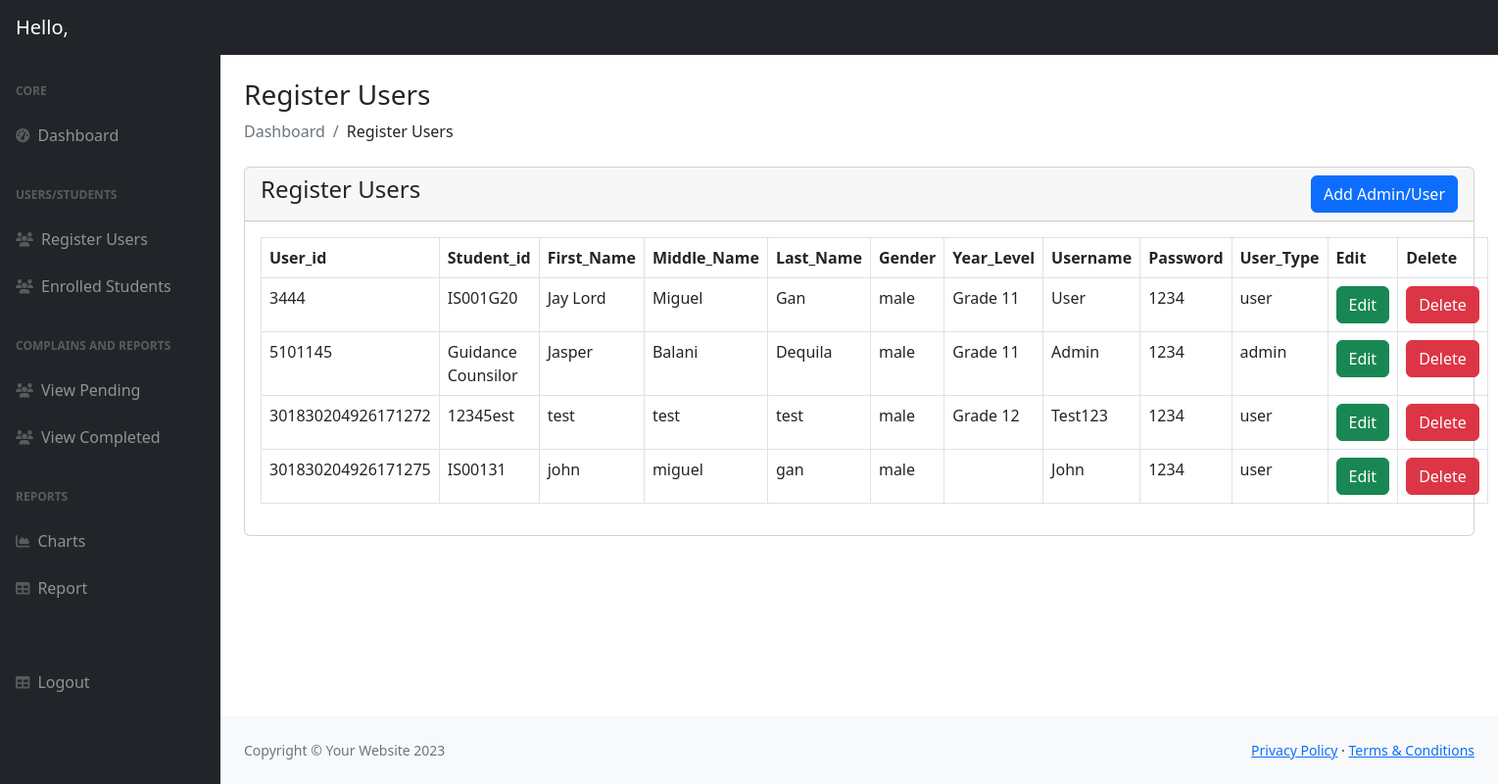
Before: /admin/view_user.php with the older database file.
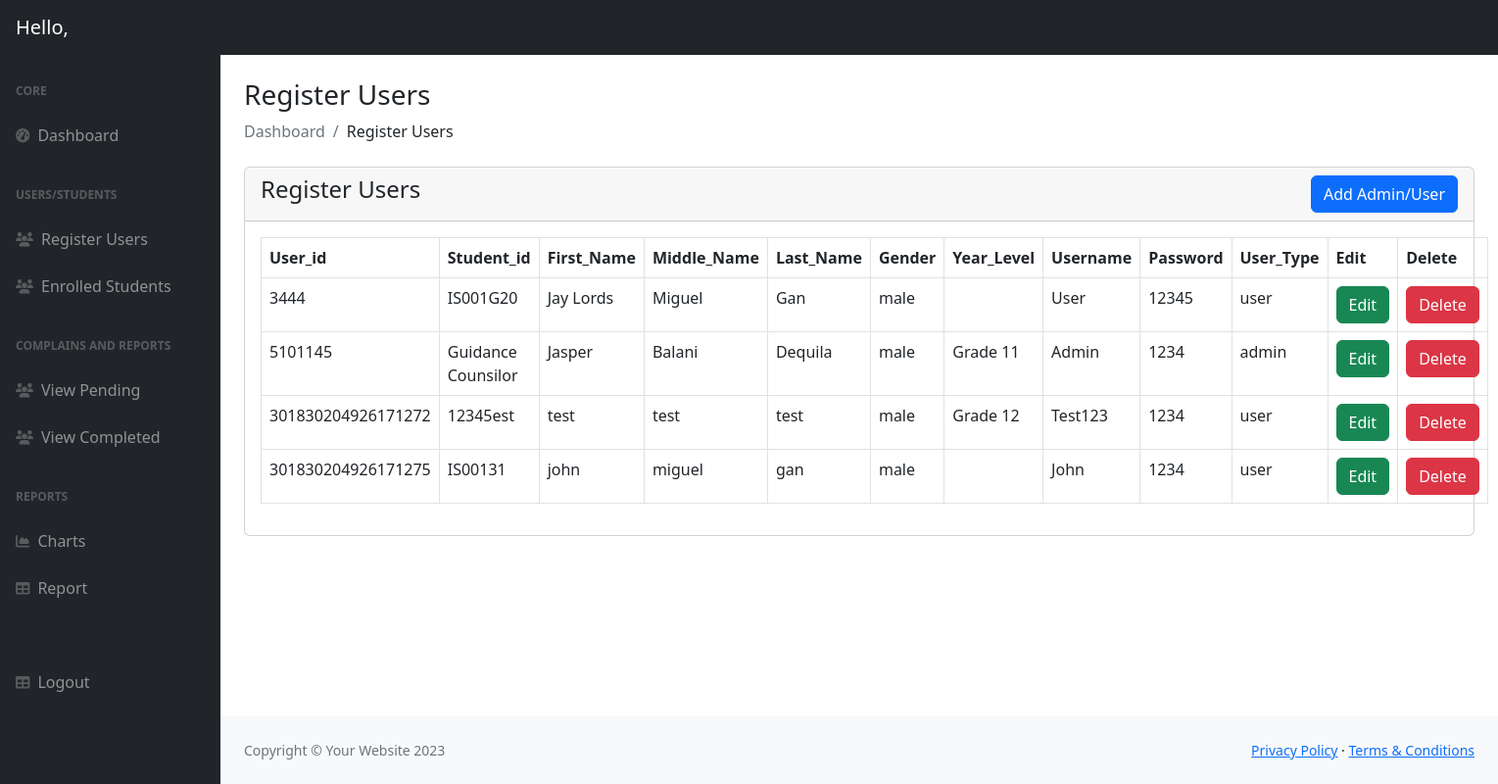
After: the same page with the newer database file.
### tables this page shows
CREATE TABLE `users` (
  `user_id` bigint(5) NOT NULL,
  `Student_id` varchar(100) NOT NULL,
  `first_name` varchar(20) NOT NULL,
  `middle_name` varchar(100) NOT NULL,
  `last_name` varchar(100) NOT NULL,
  `gender` varchar(100) NOT NULL,
  `Y_level` varchar(100) NOT NULL,
  `user_name` varchar(100) NOT NULL,
  `password` varchar(100) NOT NULL,
  `C_password` varchar(100) NOT NULL,
  `user_type` varchar(50) NOT NULL DEFAULT 'user'
);

### admin/view_user.php (the view, shortened to what this page needs)
<?php
include('includes/header.php');
include('includes/sidebar.php');
?>
<div class="container-fluid px-4">
    <h3 class="mt-4">Register Users</h3>
        <ol class="breadcrumb mb-4">
            <li class="breadcrumb-item active">Dashboard</li>
            <li class="breadcrumb-item">Register Users</li>
        </ol>
        <div class="row">
              <div class="col-md-12">
                <div class="card">
                  <div class="card-header">
                      <h4>Register Users
                        <a href="addUserAdmin.php" class="btn btn-primary float-end">Add Admin/User</a>
                      </h4>
                  </div>
                  <div class="card-body">
                    <table class="table table-bordered">
                      <thead>
                        <tr>
                          <th>User_id</th>
                          <th>Student_id</th>
                          <th>First_Name</th>
                          <th>Middle_Name</th>
                          <th>Last_Name</th>
                          <th>Gender</th>
                          <th>Year_Level</th>
                          <th>Username</th>
                          <th>Password</th>
                          <th>User_Type</th>
                          <th>Edit</th>
                          <th>Delete</th>
                        </tr>
                      </thead>
                      <tbody>
                        <?php
                            include('../connection/connection.php');
                          $query = "SELECT * FROM users ";
                          $query_run = mysqli_query($conn, $query);
                          if (mysqli_num_rows($query_run) > 0)
                          {
                            foreach($query_run as $row)
                            {
                                ?>
                                  <tr>
                                    <td> <?= $row['user_id']; ?> </td>
                                    <td> <?= $row['Student_id']; ?> </td>
                                    <td> <?= $row['first_name']; ?> </td>
                                    <td> <?= $row['middle_name']; ?> </td>
                                    <td> <?= $row['last_name']; ?> </td>
                                    <td> <?= $row['gender']; ?> </td>
                                    <td> <?= $row['Y_level']; ?> </td>
                                    <td> <?= $row['user_name']; ?> </td>
                                    <td> <?= $row['password']; ?> </td>
                                    <td> <?= $row['user_type']; ?> </td>
                                    <td> <a href="edit_user.php?id=<?=$row['user_id'];?>" class="btn btn-success">Edit</a></td>
                                    <td>
                                        <form action="UpdateProcess_user.php" method="POST">
                                          <button type="submit" name="delete_user" value="<?=$row['user_id'];?>" class="btn btn-danger">Delete</button>
                                        </form>
                                    </td>
                                  </tr>
                                <?php
                            }
                          }
                          else
                          {
                           ?>
                              <tr>
                                <td colspan="10">No Record Found</td>
                              </tr>
                           <?php
                          }
                        ?>
                      </tbody>
                    </table>
                  </div>
                </div>
              </div>
        </div>
</div>
<?php
include('includes/footer.php');
include('includes/scripts.php');
?>

Changed rows visible on the page:
changed users "IS001G20": first_name "Jay Lord" → "Jay Lords"; password "1234" → "12345"; Y_level "Grade 11" → (not shown)
